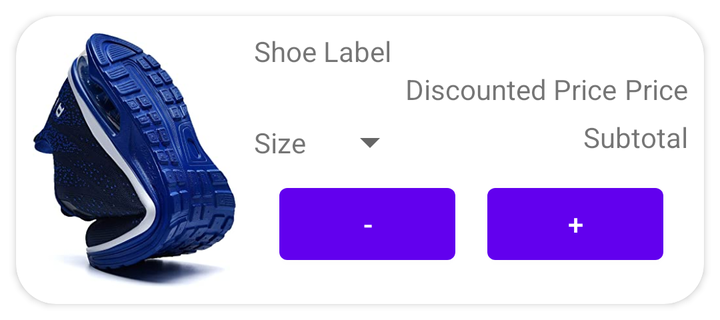
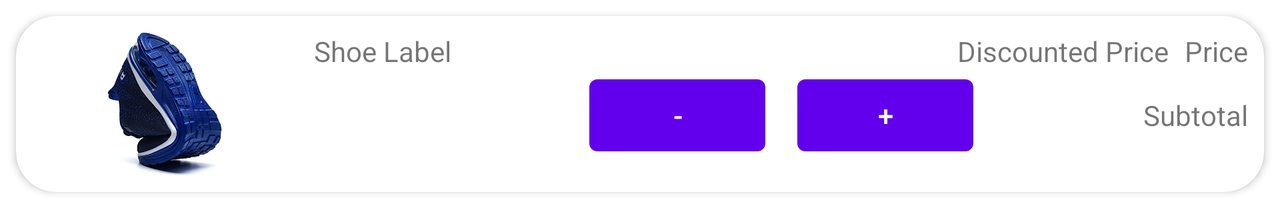

The same Android screen from two of the app's own layout files: first res/layout/ as a phone draws it, then the repository's variant for another configuration, drawn on a device whose configuration selects that folder. Both files follow.
<!-- AndroidManifest.xml: application theme Theme.ShoeShock -->
<!-- res/layout/cart_shoe_item.xml -->
<?xml version="1.0" encoding="utf-8"?>
<androidx.constraintlayout.widget.ConstraintLayout xmlns:android="http://schemas.android.com/apk/res/android"
    xmlns:tools="http://schemas.android.com/tools"
    android:layout_width="match_parent"
    android:layout_height="wrap_content"
    xmlns:app="http://schemas.android.com/apk/res-auto"
    android:id="@+id/outer_constraint_view">

    <androidx.cardview.widget.CardView
        android:id="@+id/cardview"
        android:layout_width="match_parent"
        android:layout_height="match_parent"
        android:layout_marginStart="@dimen/standard_margin"
        android:layout_marginTop="@dimen/standard_margin"
        android:layout_marginEnd="@dimen/standard_margin"
        android:layout_marginBottom="@dimen/standard_margin"
        android:padding="@dimen/standard_padding"
        app:cardCornerRadius="@dimen/standard_card_edge_rounding"
        app:layout_constraintBottom_toBottomOf="parent"
        app:layout_constraintEnd_toEndOf="parent"
        app:layout_constraintStart_toStartOf="parent"
        app:layout_constraintTop_toTopOf="parent">

        <androidx.constraintlayout.widget.ConstraintLayout
            android:layout_width="match_parent"
            android:layout_height="match_parent"
            app:layout_constraintBottom_toBottomOf="parent"
            app:layout_constraintEnd_toEndOf="parent"
            app:layout_constraintStart_toStartOf="parent"
            app:layout_constraintTop_toTopOf="parent">

            <ImageView
                android:id="@+id/shoe_image_cart"
                android:layout_width="103dp"


                android:layout_height="128dp"
                android:layout_marginStart="@dimen/standard_margin"
                android:layout_marginTop="@dimen/standard_margin"
                android:layout_marginBottom="@dimen/standard_margin"
                app:layout_constraintBottom_toBottomOf="parent"
                app:layout_constraintStart_toStartOf="parent"
                app:layout_constraintTop_toTopOf="parent"
                tools:srcCompat="@drawable/goobon_air_shoes_men_tenis1" />

            <TextView
                android:id="@+id/label_for_cart_shoe"
                android:layout_width="wrap_content"
                android:layout_height="wrap_content"
                android:layout_marginStart="@dimen/standard_margin"
                app:layout_constraintStart_toEndOf="@+id/shoe_image_cart"
                app:layout_constraintTop_toTopOf="@+id/shoe_image_cart"
                tools:text="Shoe Label" />

            <TextView
                android:id="@+id/price_in_cart"
                android:layout_width="wrap_content"
                android:layout_height="wrap_content"
                android:layout_marginEnd="@dimen/standard_margin"
                app:layout_constraintEnd_toEndOf="parent"
                app:layout_constraintTop_toBottomOf="@+id/label_for_cart_shoe"
                tools:text="Price" />

            <TextView
                android:id="@+id/discounted_price_in_cart"
                android:layout_width="wrap_content"
                android:layout_height="wrap_content"
                android:layout_marginEnd="4dp"
                app:layout_constraintEnd_toStartOf="@+id/price_in_cart"
                app:layout_constraintTop_toTopOf="@+id/price_in_cart"
                tools:text="Discounted Price" />

            <TextView
                android:id="@+id/size_label_for_spinner_cart"
                android:layout_width="wrap_content"
                android:layout_height="wrap_content"
                android:layout_marginStart="@dimen/standard_margin"
                android:text="@string/size"
                app:layout_constraintBottom_toBottomOf="@+id/spinner_cart"
                app:layout_constraintStart_toEndOf="@+id/shoe_image_cart"
                app:layout_constraintTop_toTopOf="@+id/spinner_cart" />


            <Spinner
                android:id="@+id/spinner_cart"
                android:layout_width="wrap_content"
                android:layout_height="wrap_content"
                android:layout_marginStart="@dimen/standard_margin"
                app:layout_constraintBottom_toTopOf="@id/minus_one_button"
                app:layout_constraintStart_toEndOf="@+id/size_label_for_spinner_cart"
                app:layout_constraintTop_toBottomOf="@+id/price_in_cart" />

            <Button
                android:id="@+id/minus_one_button"
                android:layout_width="wrap_content"
                android:layout_height="wrap_content"
                android:layout_marginEnd="@dimen/standard_margin"
                android:layout_marginBottom="@dimen/standard_margin"
                android:text="@string/minus_one"
                app:layout_constraintBottom_toBottomOf="@+id/shoe_image_cart"
                app:layout_constraintEnd_toStartOf="@+id/quantity_input" />

            <TextView
                android:id="@+id/quantity_input"
                android:layout_width="wrap_content"
                android:layout_height="wrap_content"

                android:layout_marginStart="@dimen/standard_margin"
                android:layout_marginEnd="@dimen/standard_margin"
                app:layout_constraintBottom_toBottomOf="@+id/minus_one_button"
                app:layout_constraintEnd_toEndOf="parent"
                app:layout_constraintStart_toEndOf="@+id/shoe_image_cart"
                app:layout_constraintTop_toTopOf="@+id/minus_one_button" />

            <Button
                android:id="@+id/plus_one_button"
                android:layout_width="wrap_content"
                android:layout_height="wrap_content"
                android:layout_marginStart="@dimen/standard_margin"
                android:text="@string/plus_one"
                app:layout_constraintBottom_toBottomOf="@+id/minus_one_button"
                app:layout_constraintStart_toEndOf="@+id/quantity_input"
                app:layout_constraintTop_toTopOf="@+id/minus_one_button" />

            <TextView
                android:id="@+id/cart_item_subtotal"
                android:layout_width="wrap_content"
                android:layout_height="wrap_content"
                android:layout_marginEnd="@dimen/standard_margin"
                app:layout_constraintEnd_toEndOf="parent"
                app:layout_constraintTop_toTopOf="@+id/spinner_cart"
                tools:text="Subtotal" />


        </androidx.constraintlayout.widget.ConstraintLayout>
    </androidx.cardview.widget.CardView>
</androidx.constraintlayout.widget.ConstraintLayout>
<!-- resources referenced by this layout -->
<resources>
  <dimen name="standard_card_edge_rounding">20dp</dimen>
  <dimen name="standard_margin">8dp</dimen>
  <dimen name="standard_padding">4dp</dimen>
  <!-- drawable goobon_air_shoes_men_tenis1: jpg bitmap (drawable, 23166 bytes) -->
  <string name="minus_one">-</string>
  <string name="plus_one">+</string>
  <string name="size">Size</string>
  <style name="Theme.ShoeShock" parent="Theme.MaterialComponents.DayNight.DarkActionBar">
          
          <item name="colorPrimary">@color/purple_500</item>
          <item name="colorPrimaryVariant">@color/purple_700</item>
          <item name="colorOnPrimary">@color/white</item>
          
          <item name="colorSecondary">@color/teal_200</item>
          <item name="colorSecondaryVariant">@color/teal_700</item>
          <item name="colorOnSecondary">@color/black</item>
          
          <item name="android:statusBarColor" tools:targetApi="l">?attr/colorPrimaryVariant</item>
          
      </style>
  <color name="purple_500">#FF6200EE</color>
  <color name="purple_700">#FF3700B3</color>
  <color name="white">#FFFFFFFF</color>
  <color name="teal_200">#FF03DAC5</color>
  <color name="teal_700">#FF018786</color>
  <color name="black">#FF000000</color>
</resources>
<!-- res/layout-land/cart_shoe_item.xml (the repository's variant of the layout above) -->
<!-- drawn on the phone turned sideways -->
<?xml version="1.0" encoding="utf-8"?>
<androidx.constraintlayout.widget.ConstraintLayout xmlns:android="http://schemas.android.com/apk/res/android"
    xmlns:tools="http://schemas.android.com/tools"
    android:layout_width="match_parent"
    android:layout_height="wrap_content"
    xmlns:app="http://schemas.android.com/apk/res-auto"
    android:id="@+id/outer_constraint_view">

    <androidx.cardview.widget.CardView
        android:id="@+id/cardview"
        android:layout_width="match_parent"
        android:layout_height="match_parent"
        android:layout_marginStart="@dimen/standard_margin"
        android:layout_marginTop="@dimen/standard_margin"
        android:layout_marginEnd="@dimen/standard_margin"
        android:layout_marginBottom="@dimen/standard_margin"
        android:padding="@dimen/standard_padding"
        app:cardCornerRadius="@dimen/standard_card_edge_rounding"
        app:layout_constraintBottom_toBottomOf="parent"
        app:layout_constraintEnd_toEndOf="parent"
        app:layout_constraintStart_toStartOf="parent"
        app:layout_constraintTop_toTopOf="parent">

        <androidx.constraintlayout.widget.ConstraintLayout
            android:layout_width="match_parent"
            android:layout_height="match_parent"
            app:layout_constraintBottom_toBottomOf="parent"
            app:layout_constraintEnd_toEndOf="parent"
            app:layout_constraintStart_toStartOf="parent"
            app:layout_constraintTop_toTopOf="parent">

            <ImageView
                android:id="@+id/shoe_image_cart"
                android:layout_width="133dp"


                android:layout_height="72dp"
                android:layout_marginStart="@dimen/standard_margin"
                android:layout_marginTop="@dimen/standard_margin"
                android:layout_marginBottom="@dimen/standard_margin"
                app:layout_constraintBottom_toBottomOf="parent"
                app:layout_constraintStart_toStartOf="parent"
                app:layout_constraintTop_toTopOf="parent"
                tools:srcCompat="@drawable/goobon_air_shoes_men_tenis1" />

            <TextView
                android:id="@+id/label_for_cart_shoe"
                android:layout_width="wrap_content"
                android:layout_height="wrap_content"
                android:layout_marginStart="@dimen/standard_margin"
                app:layout_constraintStart_toEndOf="@+id/shoe_image_cart"
                app:layout_constraintTop_toTopOf="@+id/shoe_image_cart"
                tools:text="Shoe Label" />

            <TextView
                android:id="@+id/price_in_cart"
                android:layout_width="wrap_content"
                android:layout_height="wrap_content"
                android:layout_marginTop="8dp"
                android:layout_marginEnd="8dp"
                app:layout_constraintEnd_toEndOf="parent"
                app:layout_constraintTop_toTopOf="parent"
                tools:text="Price" />

            <TextView
                android:id="@+id/discounted_price_in_cart"
                android:layout_width="wrap_content"
                android:layout_height="wrap_content"
                android:layout_marginEnd="8dp"
                app:layout_constraintEnd_toStartOf="@+id/price_in_cart"
                app:layout_constraintHorizontal_bias="1.0"
                app:layout_constraintStart_toEndOf="@+id/label_for_cart_shoe"
                app:layout_constraintTop_toTopOf="@+id/price_in_cart"
                tools:text="Discounted Price" />

            <TextView
                android:id="@+id/size_label_for_spinner_cart"
                android:layout_width="wrap_content"
                android:layout_height="wrap_content"
                android:layout_marginStart="@dimen/standard_margin"
                android:text="@string/size"
                android:visibility="invisible"
                app:layout_constraintBottom_toBottomOf="@+id/spinner_cart"
                app:layout_constraintStart_toEndOf="@+id/shoe_image_cart"
                app:layout_constraintTop_toTopOf="@+id/spinner_cart" />


            <Spinner
                android:id="@+id/spinner_cart"
                android:layout_width="wrap_content"
                android:layout_height="wrap_content"
                android:layout_marginStart="@dimen/standard_margin"
                android:visibility="invisible"
                app:layout_constraintBottom_toBottomOf="@+id/minus_one_button"
                app:layout_constraintStart_toEndOf="@+id/size_label_for_spinner_cart"
                app:layout_constraintTop_toTopOf="@+id/minus_one_button" />

            <Button
                android:id="@+id/minus_one_button"
                android:layout_width="wrap_content"
                android:layout_height="wrap_content"
                android:layout_marginEnd="@dimen/standard_margin"
                android:layout_marginBottom="@dimen/standard_margin"
                android:text="@string/minus_one"
                app:layout_constraintBottom_toBottomOf="@+id/shoe_image_cart"
                app:layout_constraintEnd_toStartOf="@+id/quantity_input"
                app:layout_constraintTop_toBottomOf="@+id/label_for_cart_shoe" />

            <TextView
                android:id="@+id/quantity_input"
                android:layout_width="wrap_content"
                android:layout_height="wrap_content"

                android:layout_marginStart="@dimen/standard_margin"
                android:layout_marginEnd="@dimen/standard_margin"
                app:layout_constraintBottom_toBottomOf="@+id/minus_one_button"
                app:layout_constraintEnd_toEndOf="parent"
                app:layout_constraintStart_toEndOf="@+id/shoe_image_cart"
                app:layout_constraintTop_toTopOf="@+id/minus_one_button" />

            <Button
                android:id="@+id/plus_one_button"
                android:layout_width="wrap_content"
                android:layout_height="wrap_content"
                android:layout_marginStart="@dimen/standard_margin"
                android:text="@string/plus_one"
                app:layout_constraintBottom_toBottomOf="@+id/minus_one_button"
                app:layout_constraintStart_toEndOf="@+id/quantity_input"
                app:layout_constraintTop_toTopOf="@+id/minus_one_button" />

            <TextView
                android:id="@+id/cart_item_subtotal"
                android:layout_width="wrap_content"
                android:layout_height="wrap_content"
                android:layout_marginEnd="@dimen/standard_margin"
                app:layout_constraintBottom_toBottomOf="@+id/plus_one_button"
                app:layout_constraintEnd_toEndOf="parent"
                app:layout_constraintTop_toTopOf="@+id/plus_one_button"
                tools:text="Subtotal" />


        </androidx.constraintlayout.widget.ConstraintLayout>
    </androidx.cardview.widget.CardView>
</androidx.constraintlayout.widget.ConstraintLayout>
